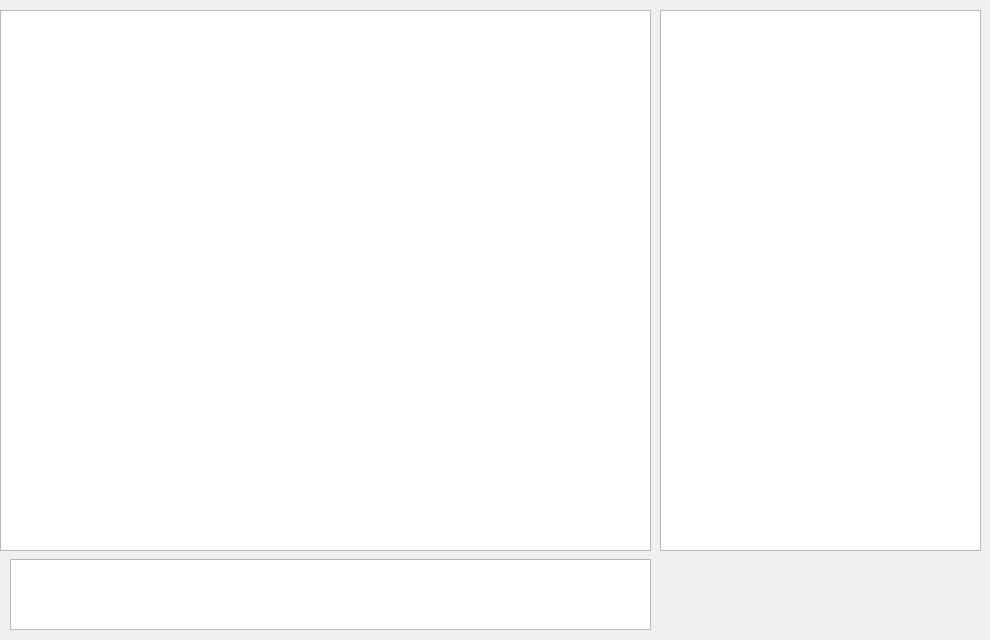
<?xml version="1.0" encoding="UTF-8"?>
<ui version="4.0">
 <class>MainWindow</class>
 <widget class="QMainWindow" name="MainWindow">
  <property name="geometry">
   <rect>
    <x>0</x>
    <y>0</y>
    <width>990</width>
    <height>640</height>
   </rect>
  </property>
  <property name="minimumSize">
   <size>
    <width>990</width>
    <height>640</height>
   </size>
  </property>
  <property name="maximumSize">
   <size>
    <width>990</width>
    <height>640</height>
   </size>
  </property>
  <property name="windowTitle">
   <string>MainWindow</string>
  </property>
  <widget class="QWidget" name="centralwidget">
   <widget class="WidgetList" name="listWidget">
    <property name="geometry">
     <rect>
      <x>660</x>
      <y>10</y>
      <width>321</width>
      <height>541</height>
     </rect>
    </property>
    <property name="sizePolicy">
     <sizepolicy hsizetype="Fixed" vsizetype="Fixed">
      <horstretch>0</horstretch>
      <verstretch>0</verstretch>
     </sizepolicy>
    </property>
   </widget>
   <widget class="QGraphicsView" name="graphicsView">
    <property name="geometry">
     <rect>
      <x>0</x>
      <y>10</y>
      <width>651</width>
      <height>541</height>
     </rect>
    </property>
    <property name="mouseTracking">
     <bool>false</bool>
    </property>
    <property name="autoFillBackground">
     <bool>false</bool>
    </property>
   </widget>
   <widget class="MessageBoard" name="msgBoard">
    <property name="geometry">
     <rect>
      <x>10</x>
      <y>559</y>
      <width>641</width>
      <height>71</height>
     </rect>
    </property>
   </widget>
   <widget class="ButtonBar" name="b_widget" native="true">
    <property name="geometry">
     <rect>
      <x>660</x>
      <y>560</y>
      <width>325</width>
      <height>75</height>
     </rect>
    </property>
   </widget>
  </widget>
 </widget>
 <customwidgets>
  <customwidget>
   <class>MessageBoard</class>
   <extends>QPlainTextEdit</extends>
   <header>messageboard.h</header>
  </customwidget>
  <customwidget>
   <class>ButtonBar</class>
   <extends>QWidget</extends>
   <header>buttonbar.h</header>
   <container>1</container>
  </customwidget>
  <customwidget>
   <class>WidgetList</class>
   <extends>QListWidget</extends>
   <header>widgetlist.h</header>
  </customwidget>
 </customwidgets>
 <resources/>
 <connections/>
</ui>
